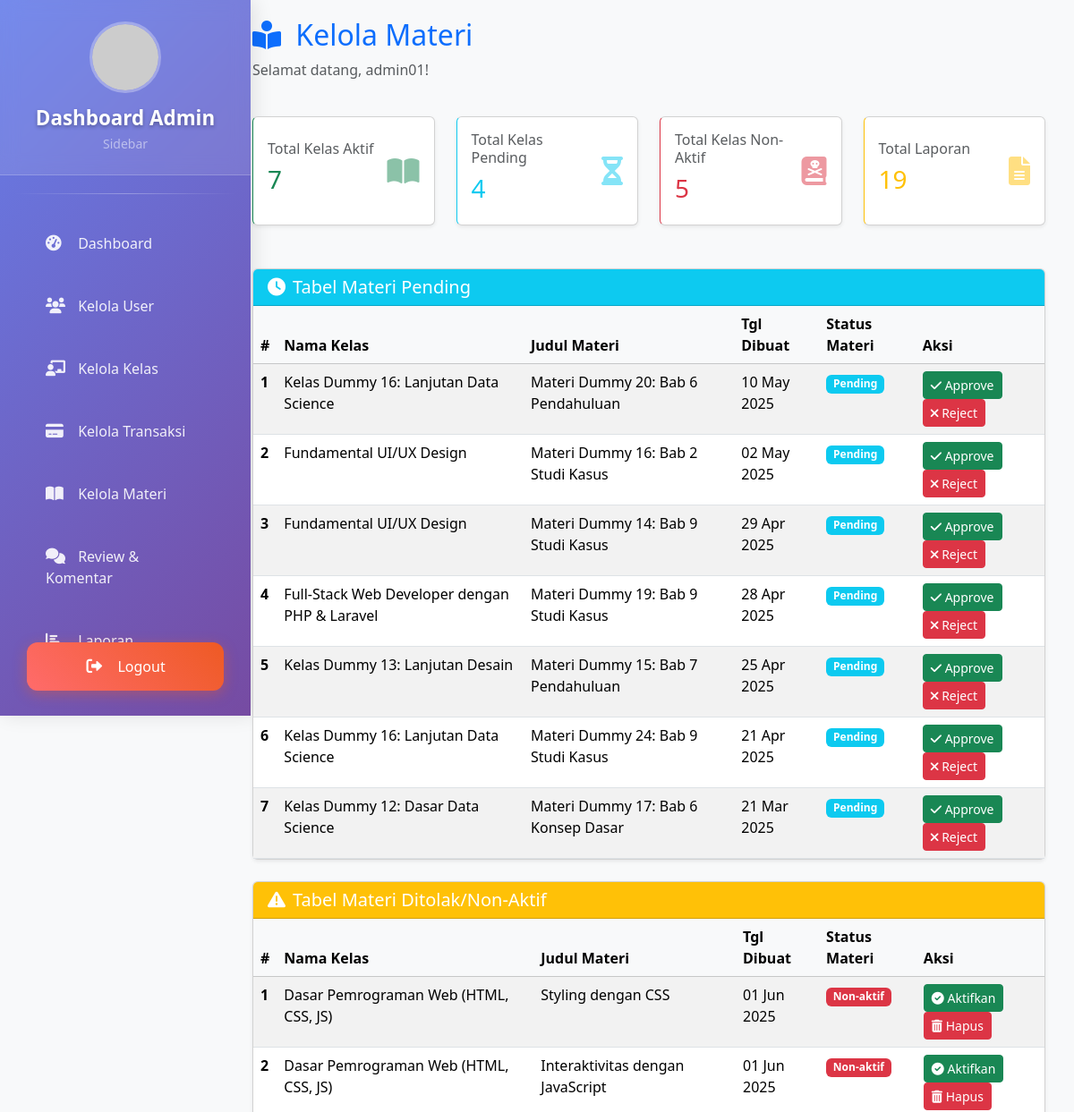
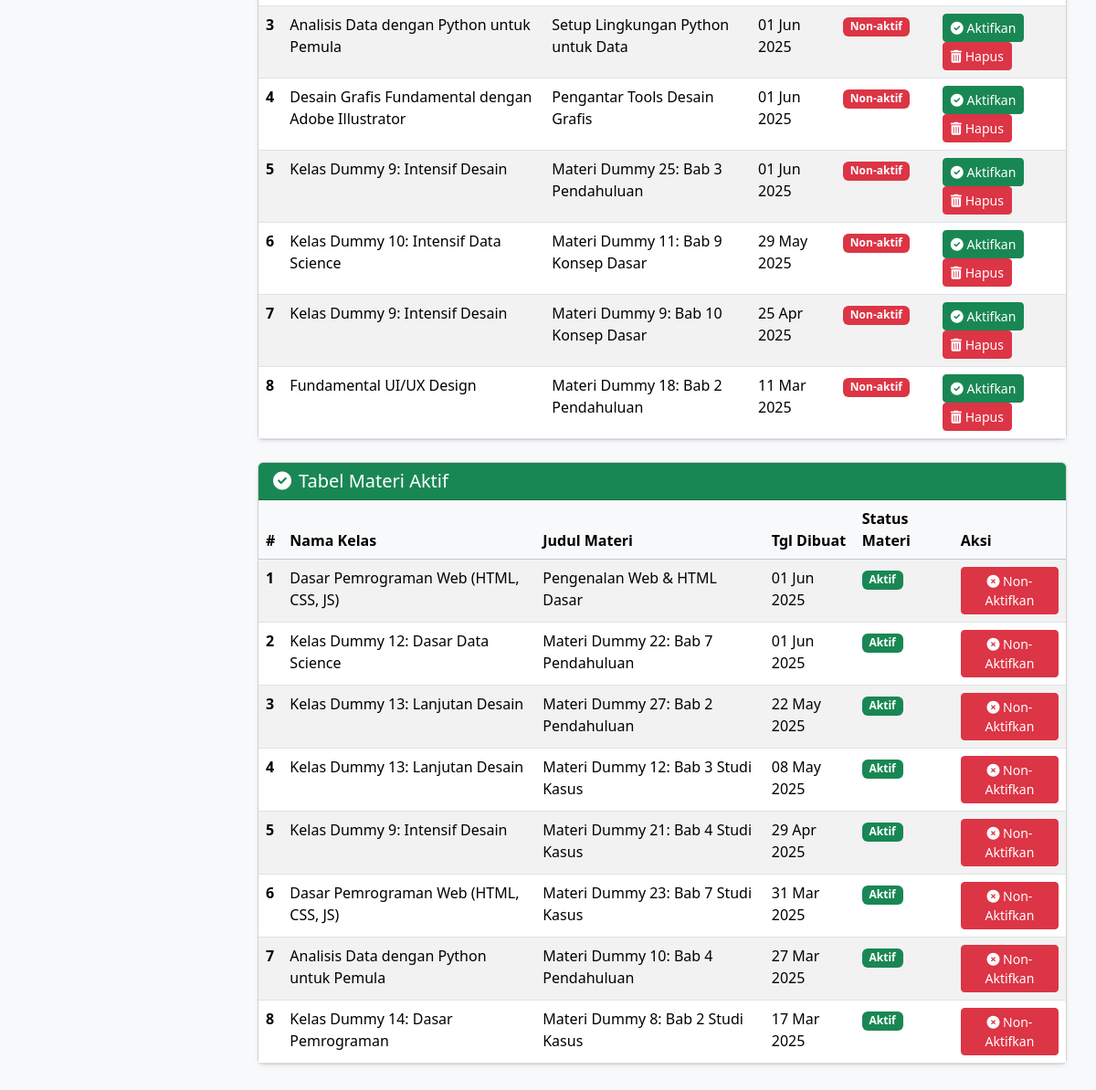
The page /page/admin-kelolaMateri.php (signed in) on the database its author committed (2 pictures, top to bottom).
### tables this page shows
CREATE TABLE `tb_materi` (
  `id_materi` int(30) NOT NULL,
  `id_kelas` int(30) NOT NULL,
  `urutan` int(11) DEFAULT 1,
  `judul_materi` varchar(255) NOT NULL,
  `status` enum('pending','aktif','non-aktif') NOT NULL DEFAULT 'pending',
  `tgl_dibuat_materi` timestamp NOT NULL DEFAULT current_timestamp()
);

CREATE TABLE `tb_kelas` (
  `id_kelas` int(30) NOT NULL,
  `id_mentor` int(30) NOT NULL,
  `nama_kelas` varchar(255) NOT NULL,
  `kategori` enum('SQL','Design','Java','Web Development','Bisnis','Ekonomi','Psikologi','IT','Python') NOT NULL,
  `harga` decimal(10,2) NOT NULL,
  `profil_kelas` varchar(100) DEFAULT NULL,
  `badge` varchar(100) DEFAULT NULL,
  `description` text DEFAULT NULL,
  `status_publikasi` enum('pending','aktif','non-aktif','rejected') NOT NULL DEFAULT 'pending',
  `tgl_dibuat` timestamp NOT NULL DEFAULT current_timestamp()
);

### page/admin-kelolaMateri.php (the view, shortened to what the rows shown need)
<?php
require 'db.php';
function fetchData(mysqli $conn, string $sql, string $types = '', array $params = []) {
    $stmt = $conn->prepare($sql);
    $stmt->execute();
    $result = $stmt->get_result();
    if (strpos(strtoupper($sql), 'COUNT(') !== false || strpos(strtoupper($sql), 'SUM(') !== false ||
        strpos(strtoupper($sql), 'MAX(') !== false || strpos(strtoupper($sql), 'MIN(') !== false) {
        $data = $result->fetch_assoc();
    } else {
        $data = [];
        while ($row = $result->fetch_assoc()) {
            $data[] = $row;
        }
    }
    return $data;
}
$totalMateriPendingResult = fetchData($conn, "
    SELECT
        tk.id_kelas,
        tk.nama_kelas,
        tk.status_publikasi AS status_kelas_publikasi,
        tm.id_materi,
        tm.judul_materi,
        tm.tgl_dibuat_materi,
        tm.status AS status_materi
    FROM tb_kelas tk
    JOIN tb_materi tm ON tk.id_kelas = tm.id_kelas
    WHERE tm.status = 'pending'
    ORDER BY tm.tgl_dibuat_materi DESC
    LIMIT 10
");
$totalMateriRejectedNonAktifResult = fetchData($conn, "
    SELECT
        tk.id_kelas,
        tk.nama_kelas,
        tk.status_publikasi AS status_kelas_publikasi,
        tm.id_materi,
        tm.judul_materi,
        tm.tgl_dibuat_materi,
        tm.status AS status_materi
    FROM tb_kelas tk
    JOIN tb_materi tm ON tk.id_kelas = tm.id_kelas
    WHERE tm.status = 'non-aktif'
    ORDER BY tm.tgl_dibuat_materi DESC
    LIMIT 10
");
$totalMateriAktifResult = fetchData($conn, "
    SELECT
        tk.id_kelas,
        tk.nama_kelas,
        tk.status_publikasi AS status_kelas_publikasi,
        tm.id_materi,
        tm.judul_materi,
        tm.tgl_dibuat_materi,
        tm.status AS status_materi
    FROM tb_kelas tk
    JOIN tb_materi tm ON tk.id_kelas = tm.id_kelas
    WHERE tm.status = 'aktif'
    ORDER BY tm.tgl_dibuat_materi DESC
    LIMIT 10
");
?>
<!DOCTYPE html>
<html lang="en">
<head>
    <link href="https://cdn.jsdelivr.net/npm/bootstrap@5.3.3/dist/css/bootstrap.min.css" rel="stylesheet">
    <link rel="stylesheet" href="https://cdnjs.cloudflare.com/ajax/libs/font-awesome/6.0.0/css/all.min.css">
</head>
<body class="bg-light">
    <?php include "adminSidebar.php"; ?>
    <div class="content-wrapper">
        <div class="container-fluid">
            <div class="row mb-4">
                <div class="col-12">
                    <h2 class="text-primary">
                        <i class="fas fa-book-reader me-2"></i>
                        Kelola Materi
                    </h2>
                </div>
            </div>
            <div class="row mb-5 gy-4">
                <div class="col-lg-12">
                    <div class="card shadow-sm h-100">
                        <div class="card-body p-0">
                            <div class="table-responsive">
                                <table class="table table-hover table-striped mb-0">
                                    <thead class="table-light">
                                        <tr>
                                            <th>#</th>
                                            <th>Nama Kelas</th>
                                            <th>Judul Materi</th>
                                            <th>Tgl Dibuat</th>
                                            <th>Status Materi</th>
                                            <th>Aksi</th>
                                        </tr>
                                    </thead>
                                    <tbody>
                                        <?php if (!empty($totalMateriPendingResult)): ?>
                                            <?php $counter = 1; ?>
                                            <?php foreach ($totalMateriPendingResult as $materi): ?>
                                                <tr>
                                                    <th><?= $counter++ ?></th>
                                                    <td><?= htmlspecialchars($materi['nama_kelas']) ?></td>
                                                    <td><?= htmlspecialchars($materi['judul_materi']) ?></td>
                                                    <td><?= (new DateTime($materi['tgl_dibuat_materi']))->format('d M Y') ?></td>
                                                    <td>
                                                        <?php
                                                        $status_materi_badge_class = ($materi['status_materi'] === 'pending') ? 'badge-status-pending' : 'badge-status-default';
                                                        echo '<span class="badge ' . $status_materi_badge_class . '">' . htmlspecialchars(ucfirst($materi['status_materi'])) . '</span>';
                                                        ?>
                                                    </td>
                                                    <td>
                                                        <a href="admin-approveMateri.php?id=<?= $materi['id_materi'] ?>" class="btn btn-sm btn-success" title="Approve Materi">
                                                            <i class="fas fa-check"></i> Approve
                                                        </a>
                                                        <a href="admin-rejectMateri.php?id=<?= $materi['id_materi'] ?>" class="btn btn-sm btn-danger" title="Reject Materi" onclick="return confirm('Apakah Anda yakin ingin menolak materi ini?');">
                                                            <i class="fas fa-times"></i> Reject
                                                        </a>
                                                    </td>
                                                </tr>
                                            <?php endforeach; ?>
                                        <?php else: ?>
                                            <tr><td colspan="6" class="text-center text-muted p-3">Tidak ada data materi pending.</td></tr>
                                        <?php endif; ?>
                                    </tbody>
                                </table>
                            </div>
                        </div>
                    </div>
                </div>
                <div class="col-lg-12">
                    <div class="card shadow-sm h-100">
                        <div class="card-body p-0">
                            <div class="table-responsive">
                                <table class="table table-hover table-striped mb-0">
                                    <thead class="table-light">
                                        <tr>
                                            <th>#</th>
                                            <th>Nama Kelas</th>
                                            <th>Judul Materi</th>
                                            <th>Tgl Dibuat</th>
                                            <th>Status Materi</th>
                                            <th>Aksi</th>
                                        </tr>
                                    </thead>
                                    <tbody>
                                        <?php if (!empty($totalMateriRejectedNonAktifResult)): ?>
                                            <?php $counter = 1; ?>
                                            <?php foreach ($totalMateriRejectedNonAktifResult as $materi): ?>
                                                <tr>
                                                    <th><?= $counter++ ?></th>
                                                    <td><?= htmlspecialchars($materi['nama_kelas']) ?></td>
                                                    <td><?= htmlspecialchars($materi['judul_materi']) ?></td>
                                                    <td><?= (new DateTime($materi['tgl_dibuat_materi']))->format('d M Y') ?></td>
                                                    <td>
                                                        <?php
                                                        $status_materi_badge_class = ($materi['status_materi'] === 'non-aktif') ? 'badge-status-nonaktif' : 'badge-status-default';
                                                        echo '<span class="badge ' . $status_materi_badge_class . '">' . htmlspecialchars(ucfirst($materi['status_materi'])) . '</span>';
                                                        ?>
                                                    </td>
                                                    <td>
                                                        <a href="admin-activateMateri.php?id=<?= $materi['id_materi'] ?>" class="btn btn-sm btn-success" title="Aktifkan Materi (Approve)">
                                                            <i class="fas fa-check-circle"></i> Aktifkan
                                                        </a>
                                                        <a href="admin-deleteMateri.php?id=<?= $materi['id_materi'] ?>" class="btn btn-sm btn-danger" title="Hapus Materi" onclick="return confirm('Apakah Anda yakin ingin menghapus materi ini?');">
                                                            <i class="fas fa-trash-alt"></i> Hapus
                                                        </a>
                                                    </td>
                                                </tr>
                                            <?php endforeach; ?>
                                        <?php else: ?>
                                            <tr><td colspan="6" class="text-center text-muted p-3">Tidak ada data materi ditolak atau non-aktif.</td></tr>
                                        <?php endif; ?>
                                    </tbody>
                                </table>
                            </div>
                        </div>
                    </div>
                </div>
                <div class="col-lg-12">
                    <div class="card shadow-sm h-100">
                        <div class="card-body p-0">
                            <div class="table-responsive">
                                <table class="table table-hover table-striped mb-0">
                                    <thead class="table-light">
                                        <tr>
                                            <th>#</th>
                                            <th>Nama Kelas</th>
                                            <th>Judul Materi</th>
                                            <th>Tgl Dibuat</th>
                                            <th>Status Materi</th>
                                            <th>Aksi</th>
                                        </tr>
                                    </thead>
                                    <tbody>
                                        <?php if (!empty($totalMateriAktifResult)): ?>
                                            <?php $counter = 1; ?>
                                            <?php foreach ($totalMateriAktifResult as $materi): ?>
                                                <tr>
                                                    <th><?= $counter++ ?></th>
                                                    <td><?= htmlspecialchars($materi['nama_kelas']) ?></td>
                                                    <td><?= htmlspecialchars($materi['judul_materi']) ?></td>
                                                    <td><?= (new DateTime($materi['tgl_dibuat_materi']))->format('d M Y') ?></td>
                                                    <td>
                                                        <?php
                                                        $status_materi_badge_class = ($materi['status_materi'] === 'aktif') ? 'badge-status-aktif' : 'badge-status-default';
                                                        echo '<span class="badge ' . $status_materi_badge_class . '">' . htmlspecialchars(ucfirst($materi['status_materi'])) . '</span>';
                                                        ?>
                                                    </td>
                                                    <td>
                                                        <a href="admin-deactivateMateri.php?id=<?= $materi['id_materi'] ?>" class="btn btn-sm btn-danger" title="Non-Aktifkan Materi" onclick="return confirm('Apakah Anda yakin ingin menonaktifkan materi ini?');">
                                                            <i class="fas fa-times-circle"></i> Non-Aktifkan
                                                        </a>
                                                    </td>
                                                </tr>
                                            <?php endforeach; ?>
                                        <?php else: ?>
                                            <tr><td colspan="6" class="text-center text-muted p-3">Tidak ada data materi aktif.</td></tr>
                                        <?php endif; ?>
                                    </tbody>
                                </table>
                            </div>
                        </div>
                    </div>
                </div>
            </div>
        </div>
    </div>
</body>
</html>

### rows shown on the page
tb_materi: id_kelas.nama_kelas "Kelas Dummy 16: Lanjutan Data Science", judul_materi "Materi Dummy 20: Bab 6 Pendahuluan", tgl_dibuat_materi "10 May 2025", status "Pending"
tb_materi: id_kelas.nama_kelas "Fundamental UI/UX Design", judul_materi "Materi Dummy 16: Bab 2 Studi Kasus", tgl_dibuat_materi "02 May 2025", status "Pending"
tb_materi: id_kelas.nama_kelas "Fundamental UI/UX Design", judul_materi "Materi Dummy 14: Bab 9 Studi Kasus", tgl_dibuat_materi "29 Apr 2025", status "Pending"
tb_materi: id_kelas.nama_kelas "Full-Stack Web Developer dengan PHP & Laravel", judul_materi "Materi Dummy 19: Bab 9 Studi Kasus", tgl_dibuat_materi "28 Apr 2025", status "Pending"
tb_materi: id_kelas.nama_kelas "Kelas Dummy 13: Lanjutan Desain", judul_materi "Materi Dummy 15: Bab 7 Pendahuluan", tgl_dibuat_materi "25 Apr 2025", status "Pending"
tb_materi: id_kelas.nama_kelas "Kelas Dummy 16: Lanjutan Data Science", judul_materi "Materi Dummy 24: Bab 9 Studi Kasus", tgl_dibuat_materi "21 Apr 2025", status "Pending"
tb_materi: id_kelas.nama_kelas "Kelas Dummy 12: Dasar Data Science", judul_materi "Materi Dummy 17: Bab 6 Konsep Dasar", tgl_dibuat_materi "21 Mar 2025", status "Pending"
tb_materi: id_kelas.nama_kelas "Dasar Pemrograman Web (HTML, CSS, JS)", judul_materi "Styling dengan CSS", tgl_dibuat_materi "01 Jun 2025", status "Non-aktif"
tb_materi: id_kelas.nama_kelas "Dasar Pemrograman Web (HTML, CSS, JS)", judul_materi "Interaktivitas dengan JavaScript", tgl_dibuat_materi "01 Jun 2025", status "Non-aktif"
tb_materi: id_kelas.nama_kelas "Analisis Data dengan Python untuk Pemula", judul_materi "Setup Lingkungan Python untuk Data", tgl_dibuat_materi "01 Jun 2025", status "Non-aktif"
tb_materi: id_kelas.nama_kelas "Desain Grafis Fundamental dengan Adobe Illustrator", judul_materi "Pengantar Tools Desain Grafis", tgl_dibuat_materi "01 Jun 2025", status "Non-aktif"
tb_materi: id_kelas.nama_kelas "Kelas Dummy 9: Intensif Desain", judul_materi "Materi Dummy 25: Bab 3 Pendahuluan", tgl_dibuat_materi "01 Jun 2025", status "Non-aktif"
tb_materi: id_kelas.nama_kelas "Kelas Dummy 10: Intensif Data Science", judul_materi "Materi Dummy 11: Bab 9 Konsep Dasar", tgl_dibuat_materi "29 May 2025", status "Non-aktif"
tb_materi: id_kelas.nama_kelas "Kelas Dummy 9: Intensif Desain", judul_materi "Materi Dummy 9: Bab 10 Konsep Dasar", tgl_dibuat_materi "25 Apr 2025", status "Non-aktif"
tb_materi: id_kelas.nama_kelas "Fundamental UI/UX Design", judul_materi "Materi Dummy 18: Bab 2 Pendahuluan", tgl_dibuat_materi "11 Mar 2025", status "Non-aktif"
tb_materi: id_kelas.nama_kelas "Dasar Pemrograman Web (HTML, CSS, JS)", judul_materi "Pengenalan Web & HTML Dasar", tgl_dibuat_materi "01 Jun 2025", status "Aktif"
tb_materi: id_kelas.nama_kelas "Kelas Dummy 12: Dasar Data Science", judul_materi "Materi Dummy 22: Bab 7 Pendahuluan", tgl_dibuat_materi "01 Jun 2025", status "Aktif"
tb_materi: id_kelas.nama_kelas "Kelas Dummy 13: Lanjutan Desain", judul_materi "Materi Dummy 27: Bab 2 Pendahuluan", tgl_dibuat_materi "22 May 2025", status "Aktif"
tb_materi: id_kelas.nama_kelas "Kelas Dummy 13: Lanjutan Desain", judul_materi "Materi Dummy 12: Bab 3 Studi Kasus", tgl_dibuat_materi "08 May 2025", status "Aktif"
tb_materi: id_kelas.nama_kelas "Kelas Dummy 9: Intensif Desain", judul_materi "Materi Dummy 21: Bab 4 Studi Kasus", tgl_dibuat_materi "29 Apr 2025", status "Aktif"
tb_materi: id_kelas.nama_kelas "Dasar Pemrograman Web (HTML, CSS, JS)", judul_materi "Materi Dummy 23: Bab 7 Studi Kasus", tgl_dibuat_materi "31 Mar 2025", status "Aktif"
tb_materi: id_kelas.nama_kelas "Analisis Data dengan Python untuk Pemula", judul_materi "Materi Dummy 10: Bab 4 Pendahuluan", tgl_dibuat_materi "27 Mar 2025", status "Aktif"
tb_materi: id_kelas.nama_kelas "Kelas Dummy 14: Dasar Pemrograman", judul_materi "Materi Dummy 8: Bab 2 Studi Kasus", tgl_dibuat_materi "17 Mar 2025", status "Aktif"

### other values the page prints
$namaAdmin "admin01"
$stats['total_kelas_aktif'] "7"
$stats['total_kelas_pending'] "4"
$stats['total_kelas_nonaktif'] "5"
$stats['total_laporan'] "19"
